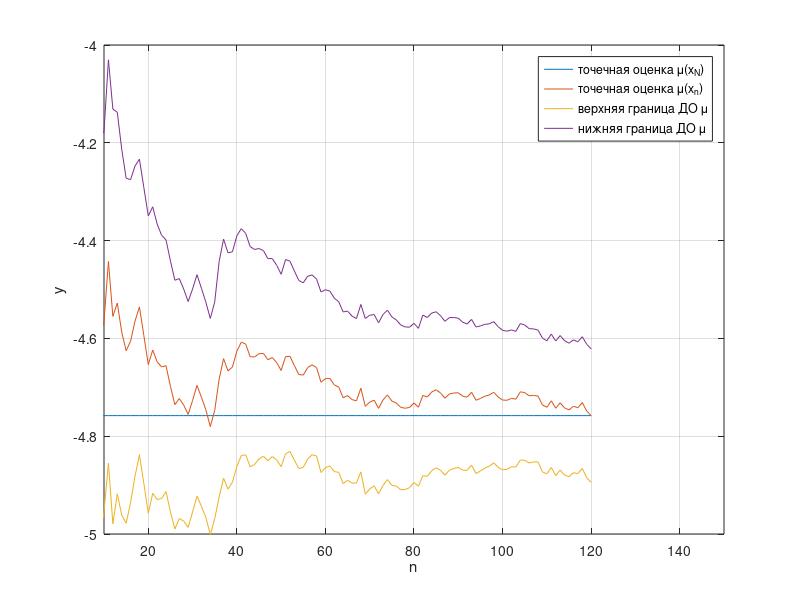
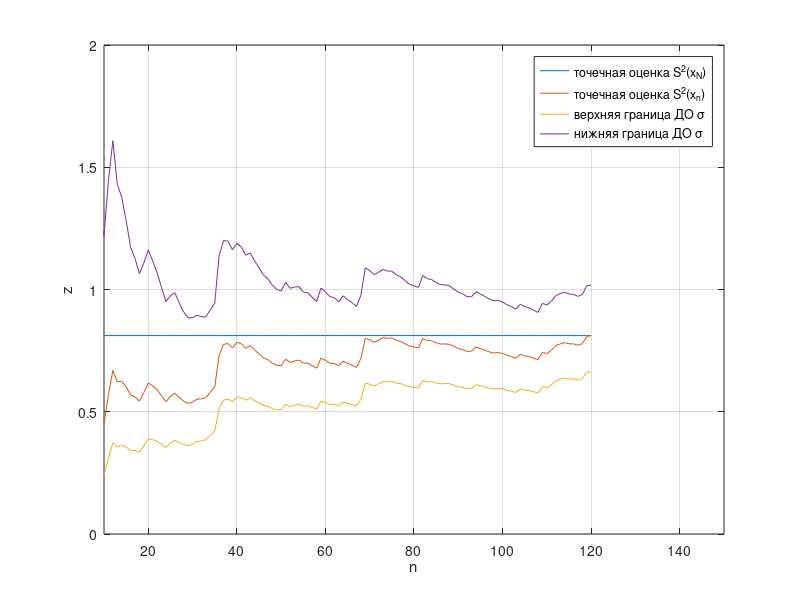

MATLAB code to generate these figures, in order:
function main()
	pkg load statistics

	X = dlmread("input.txt", ",");

    gamma = 0.9;
    n = length(X);
    % Точечная оценка мат. ожидания
    mu = mean(X);
    % Точечная оценка дисперсии
    s2 = var(X);

    % Нижняя граница доверительного интервала для мат. ожидания
    mu_low = get_mu_low(n, mu, s2, gamma);
    % Верхняя граница доверительного интервала для мат. ожидания
    mu_high = get_mu_high(n, mu, s2, gamma);
    % Нижняя граница доверительного интервала для дисперсии
    s2_low = get_s2_low(n, s2, gamma);
    % Верхняя граница доверительного интервала для дисперсии
    s2_high = get_s2_high(n, s2, gamma);

    % Вывод полученных ранее значений
    fprintf('a) Точечная оценка математического ожидания = %.3f\n', mu);
    fprintf('   Точечная оценка дисперсии = %.3f\n', s2);
    fprintf('б) Нижняя граница доверительного интервала для математического ожидания = %.3f\n', mu_low);
    fprintf('   Верхняя граница доверительного интервала для математического ожидания = %.3f\n', mu_high);
    fprintf('в) Нижняя граница доверительного интервала для дисперсии = %.3f\n', s2_low);
    fprintf('   Верхняя граница доверительного интервала для дисперсии = %.3f\n', s2_high);

    % Создание массивов точечных оценок

    n_start = 1;

    mus = zeros(n_start, n);
    s2s = zeros(n_start, n);
    % Создание массивов границ доверительных интервалов
    mus_low = zeros(n_start, n);
    mus_high = zeros(n_start, n);
    s2s_low = zeros(n_start, n);
    s2s_high = zeros(n_start, n);

    for i = n_start:n
        mu = mean(X(n_start:i));
        s2 = var(X(n_start:i));
        % Точечная оценка матожидания
        mus(i) = mu;
        % Точечная оценка дисперсии
        s2s(i) = s2;
        % Нижняя граница доверительного интервала для матожидания
        mus_low(i) = get_mu_low(i, mu, s2, gamma);
        % Верхняя граница доверительного интервала для матожидания
        mus_high(i) = get_mu_high(i, mu, s2, gamma);
        % Нижняя граница доверительного интервала для дисперсии
        s2s_low(i) = get_s2_low(i, s2, gamma);
        % Верхняя граница доверительного интервала для дисперсии
        s2s_high(i) = get_s2_high(i, s2, gamma);
    end

    % Построение графиков
    plot(n_start:n, [(zeros(n_start, n) + mu)', mus', mus_low', mus_high']);
    grid on;
    xlabel('n');
    ylabel('y');

    legend('точечная оценка \mu(x_N)', 'точечная оценка \mu(x_n)', 'верхняя граница ДО \mu', ...
        'нижняя граница ДО \mu', 'Interpreter', 'tex');
    set(gca, "ylim", [-5, -4]);
    set(gca, "xlim", [10, 150]);
    print -djpg g-1.jpg

    figure;
    plot(n_start:n, [(zeros(1, n) + s2)', s2s', s2s_low', s2s_high']);
    grid on;
    xlabel('n');
    ylabel('z');
    legend('точечная оценка S^2(x_N)', 'точечная оценка S^2(x_n)', 'верхняя граница ДО \sigma', ...
            'нижняя граница ДО \sigma', 'Interpreter', 'tex');
    set(gca, "ylim",[0, 2]);
    set(gca, "xlim", [10, 150]);
    print -djpg g-2.jpg
end

function mu_low = get_mu_low(n, mu, s2, gamma)
    mu_low = mu - sqrt(s2) * tinv((1 + gamma) / 2, n - 1) / sqrt(n);
end

function mu_high = get_mu_high(n, mu, s2, gamma)
    mu_high = mu + sqrt(s2) * tinv((1 + gamma) / 2, n - 1) / sqrt(n);
end

function s2_low = get_s2_low(n, s2, gamma)
    s2_low = ((n - 1) * s2) / chi2inv((1 + gamma) / 2, n - 1);
end

function s2_high = get_s2_high(n, s2, gamma)
    s2_high = ((n - 1) * s2) / chi2inv((1 - gamma) / 2, n - 1);
end
